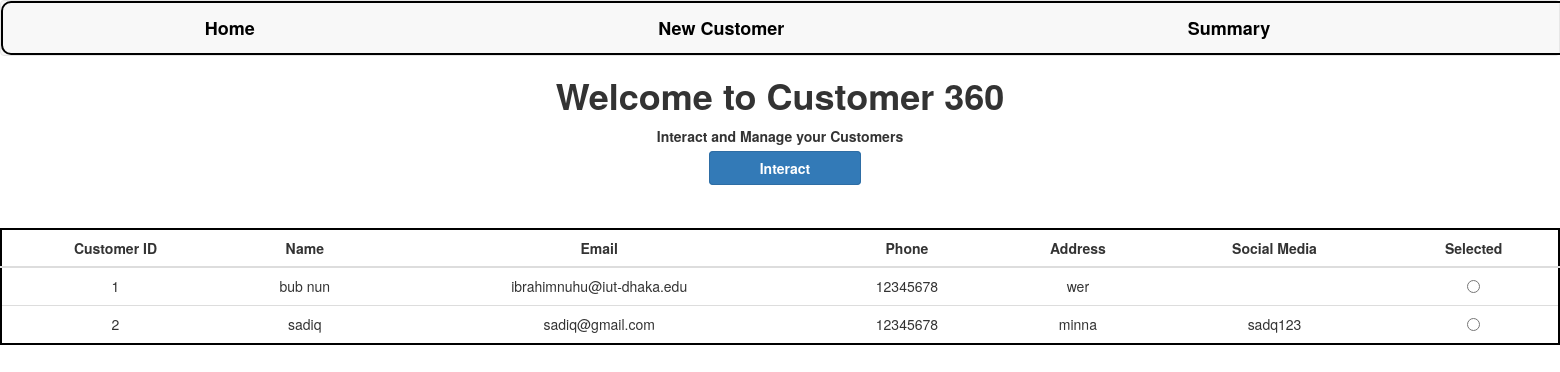
The page / on the database its author committed.
### customer360/models.py (models this page shows, shortened)
class Customer(models.Model):
    id = models.AutoField(primary_key=True)
    name = models.CharField(max_length=100)
    email = models.EmailField(max_length=100)
    phone = models.CharField(max_length=20)
    address = models.CharField(max_length=200)
    social_media = models.CharField(max_length=100, blank=True)

### customer360/views.py (the view)
# urls.py: path('',views.index,name="index"),
def index(request):
    customers = Customer.objects.all()
    context = {"customers":customers}
    return render(request,"index.html",context=context)

### customer360/templates/index.html (shortened to what this page needs)
{% extends 'base.html' %} {% load static %} {% block content %}
<html>
  <head>
  </head>
  <body>
    <h1>Welcome to Customer 360</h1>
    <p>Interact and Manage your Customers</p>
    <a
      class="btn btn-primary"
      style="font-weight: bold; display: inline"
      onclick="set_customer()"
      >Interact</a
    >
    <table class="table">
      <thead>
        <tr>
          <th>Customer ID</th>
          <th>Name</th>
          <th>Email</th>
          <th>Phone</th>
          <th>Address</th>
          <th>Social Media</th>
          <th>Selected</th>
        </tr>
      </thead>
      <tbody>
        {% for customer in customers %}
        <tr>
          <td>{{customer.id }}</td>
          <td>{{customer.name }}</td>
          <td>{{customer.email }}</td>
          <td>{{customer.phone }}</td>
          <td>{{customer.address }}</td>
          <td>{{ customer.social_media }}</td>
          <td>
            <input
              type="radio"
              name="selected_customers"
              value="{{ customer.id }}"
            />
          </td>
        </tr>
        {% endfor %}
      </tbody>
    </table>
  </body>
</html>
{% endblock content %}

### static/css/main.css (style rules this page uses)
body { text-align: center; margin: auto; }
h1,p { font-weight: bold; }
table { margin: auto; border: 2px solid #000000; margin-top: 50px; border-radius: 15px; background-color: white; text-align: center; }
th { text-align: center; }
.btn { display: flex; margin-top: 10px; margin-bottom: 10px; padding-left: 50px; padding-right: 50px; text-align: left; margin-left: 10px; }

### rows shown on the page
Customer: id "1", name "bub nun", email "ibrahimnuhu@iut-dhaka.edu", phone "12345678", address "wer"
Customer: id "2", name "sadiq", email "sadiq@gmail.com", phone "12345678", address "minna", social_media "sadq123"
